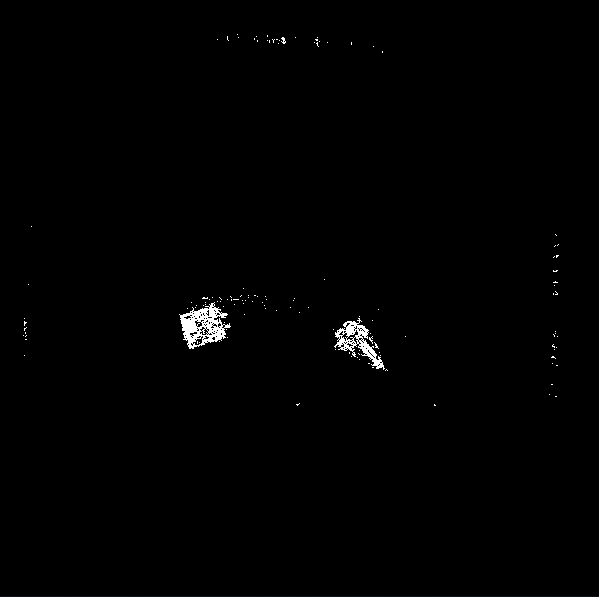
#> input picture test-images/NoFire.png, 599 x 597 px, given in place of battle_2018-04-14-19-20-08.mp4, which was not available
$ python bgs+contour.py   (older library calls are emulated)
#> lines starting #> are read from the running program, lines starting #| are printed output that depends on the picture; after the words box and inside, x2 and y2 are one past the last pixel; in counts of white or black regions, pixels touching at a corner belong together; pictures that were not available may be replaced by others from this repository, and a replacement may not be noted
import numpy as np
import cv2
import sys
import imutils

cap = cv2.VideoCapture("test-videos/battle_2018-04-14-19-20-08.mp4")

#Just here for Windows
#cv2.ocl.setUseOpenCL(False)

fgbg = cv2.createBackgroundSubtractorMOG2()

while (cap.isOpened):

    #if ret is true than no error with cap.isOpened
    ret, frame = cap.read()
#> frame is the input picture: shape (597, 599, 3); mean B, G, R 1.6, 1.6, 1.6
    if ret==True:
        #apply background substraction
        fgmask = fgbg.apply(frame)
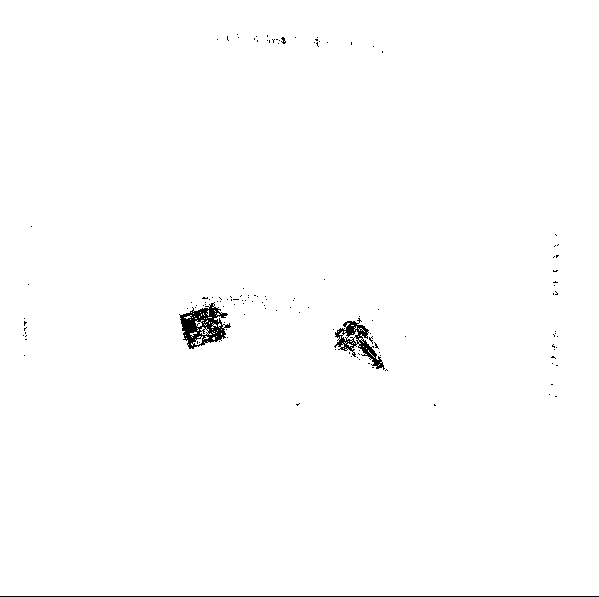
#> fgmask: shape (597, 599); values 127 (black) and 255 (white), 99.2% white; 131 black regions (127 under 20 px), largest, box (x1, y1, x2, y2) and area: (179, 302, 231, 349) 1154, (334, 318, 385, 370) 780, (0, 596, 599, 597) 599, (281, 37, 286, 44) 20

        # find contours
        (im2, contours, hierarchy) = cv2.findContours(fgmask.copy(), cv2.RETR_EXTERNAL,cv2.CHAIN_APPROX_SIMPLE)
#> contours = [[[0, 0], [0, 596], [598, 596], [598, 0]]]

        #looping for contours
        for c in contours:
            if cv2.contourArea(c) < 500:
                continue

            #get bounding box from countour
            (x, y, w, h) = cv2.boundingRect(c)

            #draw bounding box
            cv2.rectangle(frame, (x, y), (x + w, y + h), (0, 255, 0), 2)
#> this loop made 1 pass
#> (c, x, y, w, h) on pass 1: ([[0, 0], [0, 596], [598, 596], [598, 0]], 0, 0, 599, 597)
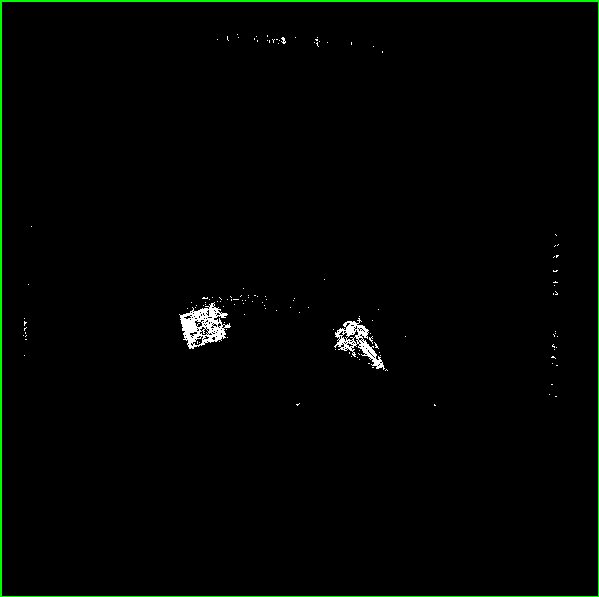
#> frame: shape (597, 599, 3); 1% of pixels changed, all inside (x1, y1, x2, y2) = (0, 0, 599, 597)

        # Create and resize windows
        cv2.namedWindow('frame',cv2.WINDOW_NORMAL)
        #cv2.namedWindow('fgmask',cv2.WINDOW_NORMAL)

        frame = imutils.resize(frame, width=500)
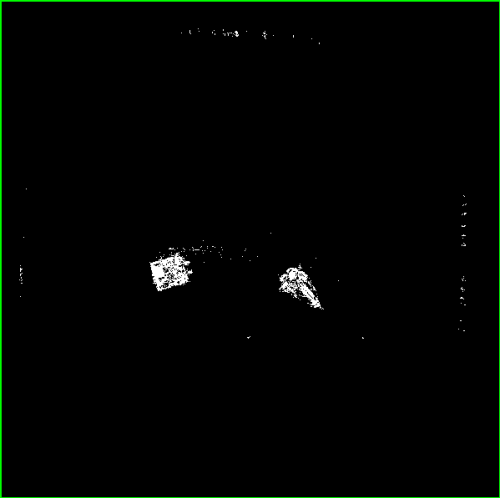
#> frame: shape (498, 500, 3); mean B, G, R 1.6, 4.1, 1.6
        (H, W) = frame.shape[:2]
#> H = 498; W = 500
        cv2.resizeWindow('fgmask',500,500)

        cv2.imshow('frame',frame)
        #cv2.imshow('fgmask',fgmask)

    if cv2.waitKey(1) & 0xFF == ord("q"):
#> (key q is pressed here)
        break

cap.release()
cv2.destroyAllWindows()
